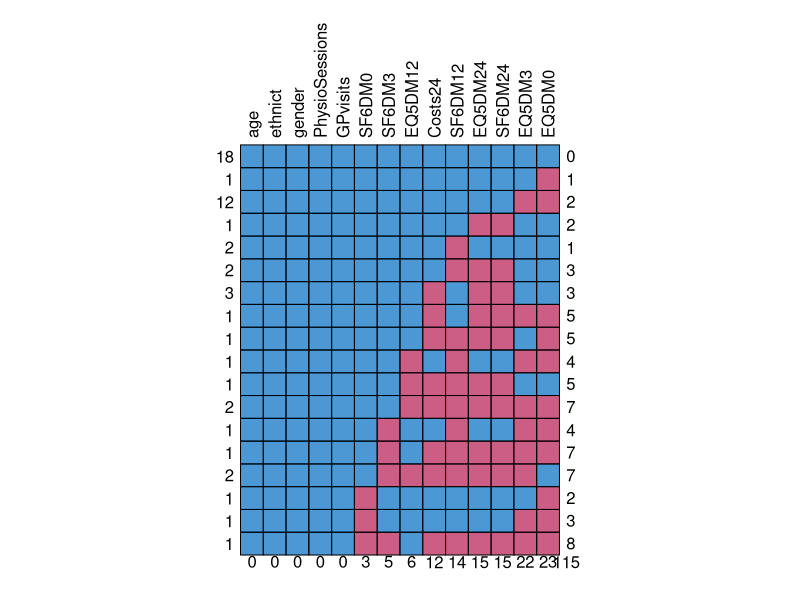
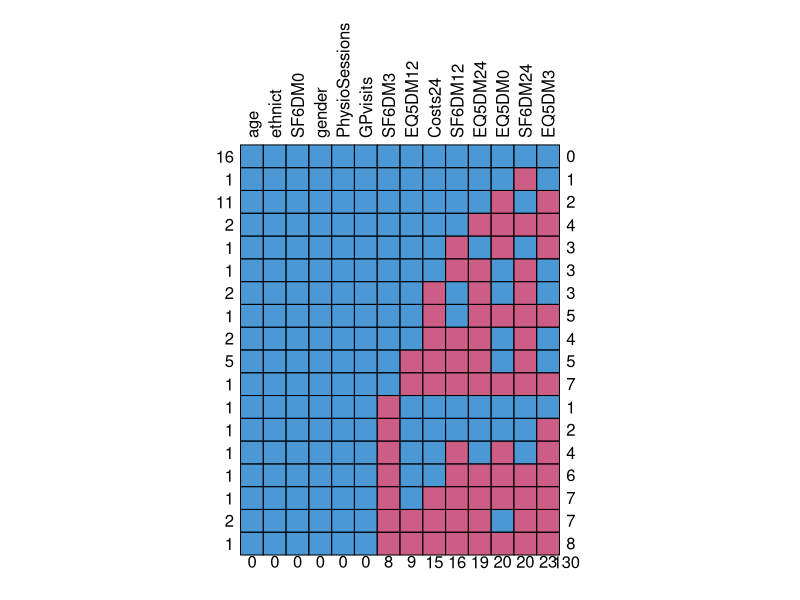
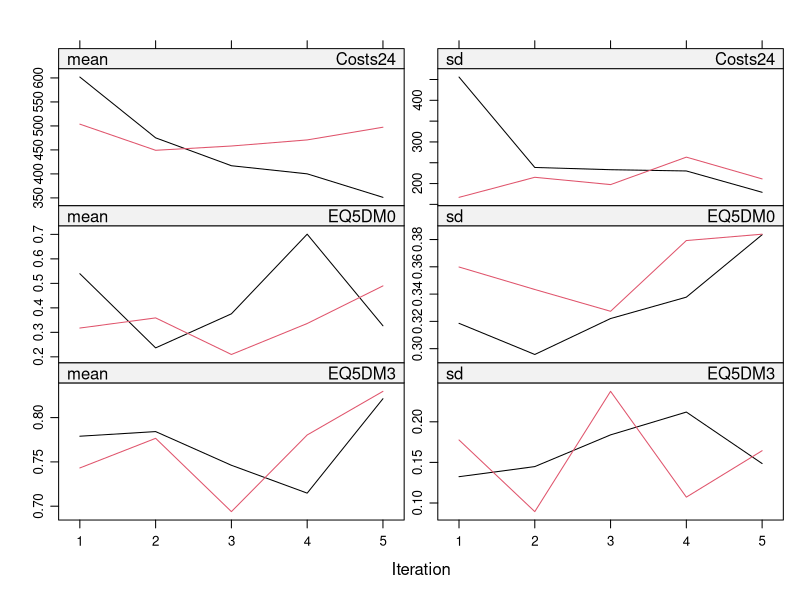
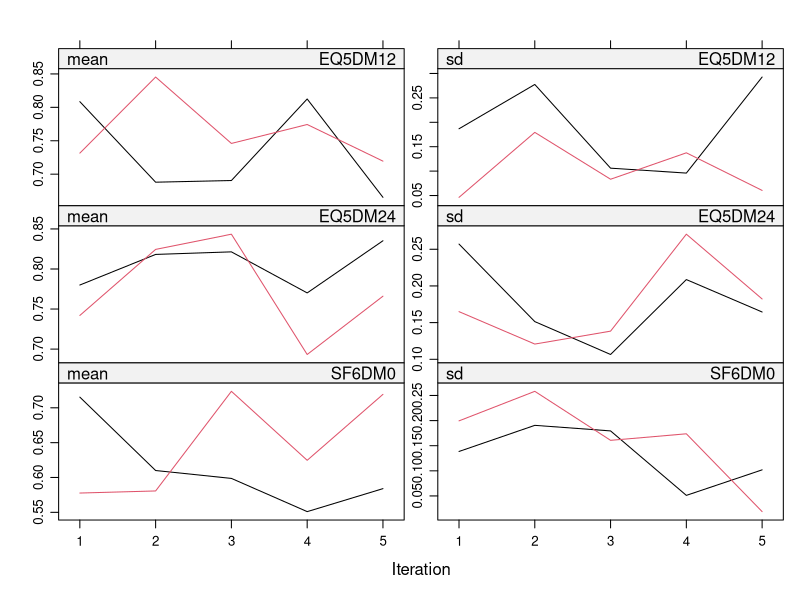
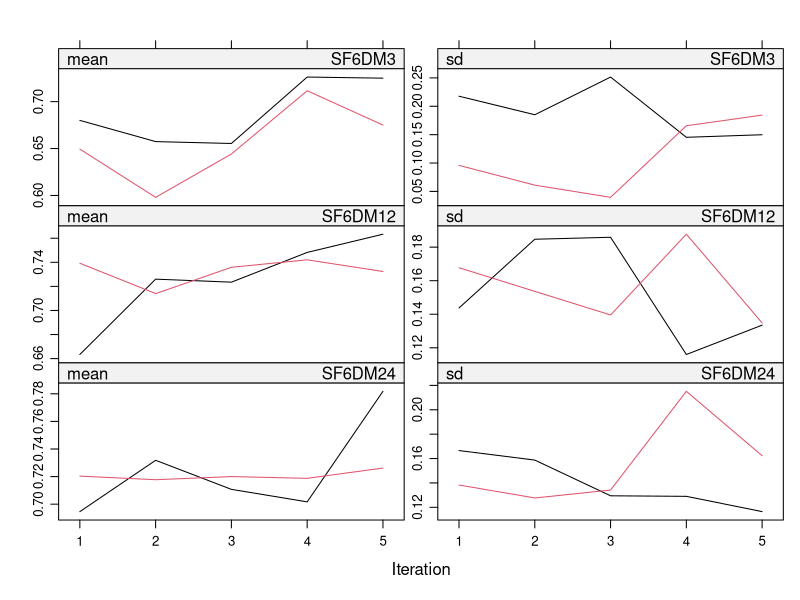
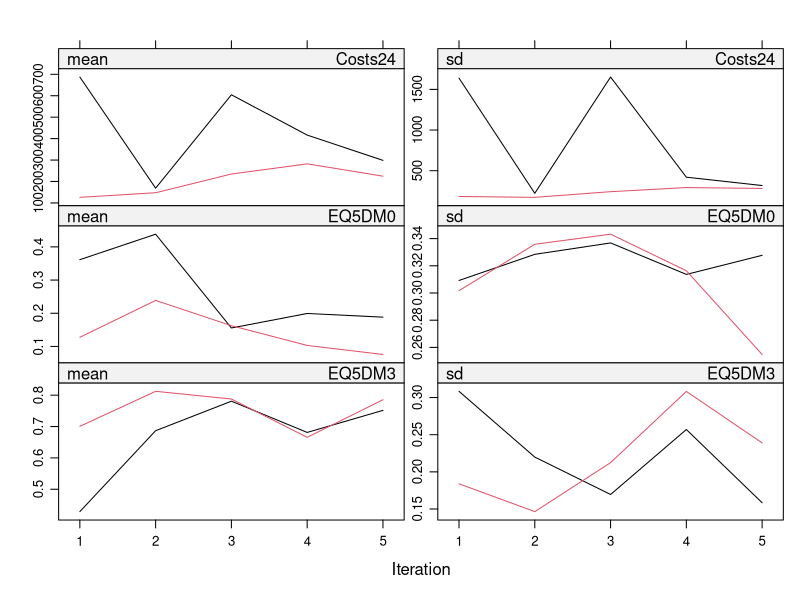
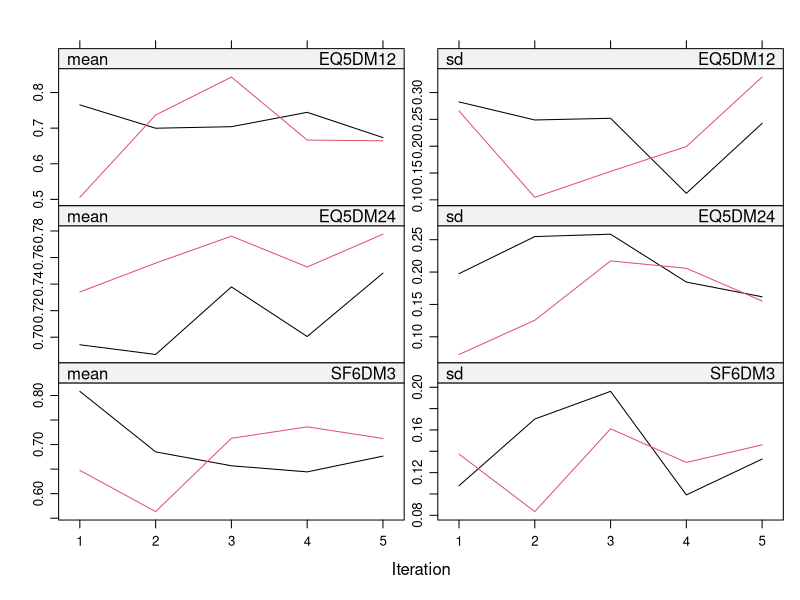
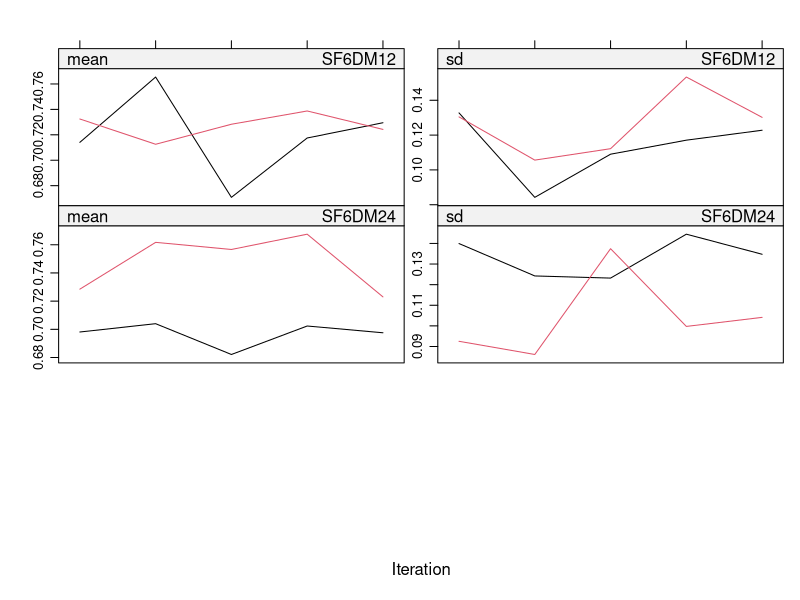

Source code (R) for these figures, in order:
# Multiple imputation in R using the mice library

# Install packages:----
# Only need to do this once on your machine
# install.packages("tidyverse")
# install.packages("mice")

# Load packages:----
# load package (needs to be done for every new R session)
library(tidyverse)

# Read and view the data:----
data_ <- read_csv("data/rct_data.csv")
View(data_) # open up data viewer to check dataset looks reasonable

# Split the data based on treatment group and PROM:----
## Treatment-split data:----
data_t1 <- data_ %>%
  dplyr::as_tibble() %>%
  dplyr::filter(treatment == 1)
data_t2 <- data_ %>%
  dplyr::as_tibble() %>%
  dplyr::filter(treatment == 2)
## EQ5D data:----
EQ5D_df <- data_ %>%
  dplyr::as_tibble() %>%
  dplyr::select(-dplyr::contains("SF6D"))
EQ5D_df_t1 <- data_t1 %>%
  dplyr::as_tibble() %>%
  dplyr::select(-dplyr::contains("SF6D"))
EQ5D_df_t2 <- data_t2 %>%
  dplyr::as_tibble() %>%
  dplyr::select(-dplyr::contains("SF6D"))
## SF6D data:----
SF6D_df <- data_ %>%
  dplyr::as_tibble() %>%
  dplyr::select(-dplyr::contains("EQ5D"))
SF6D_df_t1 <- data_t1 %>%
  dplyr::as_tibble() %>%
  dplyr::select(-dplyr::contains("EQ5D"))
SF6D_df_t2 <- data_t2 %>%
  dplyr::as_tibble() %>%
  dplyr::select(-dplyr::contains("EQ5D"))

# Investigate missingness pattern:----
# it is great to add these plots to the assignment report:----
## Treatment 1 plot:----
mice::md.pattern(
  x = data_t1 %>%
    dplyr::select(-studyid, -treatment),
  rotate.names = TRUE
)
## Treatment 2 plot:----
mice::md.pattern(
  x = data_t2 %>%
    dplyr::select(-studyid, -treatment),
  rotate.names = TRUE
)

# MICE:----
## Set the number of imputations:----
imp_number_ <- 2
## Set the seed number:----
seed_no_ <- 1234
## Impute missing data using multiple imputation with chain equation:----
### Treatment 1 dataset:----
#### Run MICE:----
imp_data_ls_t1 <- mice::mice(
  data = data_t1 %>%
    dplyr::select(-treatment, -ethnict), # these variables are constants (do not change)
  m = imp_number_,
  seed = seed_no_,
  printFlag = FALSE
)
plot(imp_data_ls_t1)
#### Complete the missing values and arrange the resulting data sets in wide format:----
imp_data_t1 <- mice::complete(
  data = imp_data_ls_t1,
  action = "broad", # mice will put the imputed data sets next to each other
  include = FALSE
)
#### Extract columns with missing values
imp_cols_data_t1 <- data_t1 %>% # look back into the first subset
  dplyr::select(
    tidyselect::vars_select_helpers$where(
      fn = function(x) any(is.na(x))
    )
  ) %>% # select every variable with NA
  colnames() %>% # get the column (variable) names
  purrr::map_dfc( # loop through the column names
    .x = .,
    .f = function(.col_name_) { # for each column
      imp_data_t1 %>% # look into the imputed data set
        dplyr::select(
          dplyr::contains(.col_name_), # keep columns with that name
          dplyr::contains("studyid")
        ) %>% # keep patient id to avoid matching issues
        dplyr::rowwise() %>% # let dplyr know we want the next operations per row
        dplyr::mutate(
          studyid = mean( # all studyid columns have the same values, mean will
            dplyr::c_across( # only keep one column will the exact study ids.
              dplyr::contains("studyid")
            )
          ),
          {{ .col_name_ }} := mean( # {{.col_name :=}} allows R to create column names
            dplyr::c_across( # c.across() collects values from the named columns
              dplyr::contains(.col_name_)
            )
          )
        ) %>%
        {
          if (.col_name_ == data_t1 %>% # look back into the first subset
            dplyr::select(
              tidyselect::vars_select_helpers$where(
                fn = function(.x_) any(is.na(.x_))
              )
            ) %>% # select every variable with NA
            colnames() %>%
            .[1]) { # If .col_name_ was the first column with NA in the data set
            dplyr::select( # Keep both studyid and that column
              .data = ., # In if statements preceeded with %>%, we must pass "." to function
              studyid, {{ .col_name_ }}
            )
          } else { # otherwise
            dplyr::select( # Only keep that column as studyid was selected first column
              .data = .,
              {{ .col_name_ }}
            )
          }
        } %>%
        dplyr::ungroup() # disable row-wise
    }
  )
#### Finally, put imputed data together with complete data:----
completed_data_t1 <- data_t1 %>%
  dplyr::select( # select columns with complete data
    tidyselect::vars_select_helpers$where(fn = function(.x_) !any(is.na(.x_)))
  ) %>%
  dplyr::left_join( # join completed columns with the ones with complete data
    x = .,
    y = imp_cols_data_t1,
    by = "studyid"
  ) %>%
  dplyr::select(
    colnames(data_t1)
  ) # get the same order of column as the original data set
View(completed_data_t1) # open up data viewer to check dataset looks reasonable
#### Split completed data set by utility:----
completed_SF6D_df_t1 <- completed_data_t1 %>%
  dplyr::as_tibble() %>%
  dplyr::select(-dplyr::contains("EQ5D"))
completed_EQ5D_df_t1 <- completed_data_t1 %>%
  dplyr::as_tibble() %>%
  dplyr::select(-dplyr::contains("SF6D"))

### Treatment 2 dataset:----
#### Run MICE:----
imp_data_ls_t2 <- mice::mice(
  data = data_t2 %>%
    dplyr::select(-treatment, -ethnict), # these variables are constants (do not change)
  m = imp_number_,
  seed = seed_no_,
  printFlag = FALSE
)
plot(imp_data_ls_t2)
#### Complete the missing values and arrange the resulting data sets in wide format:----
imp_data_t2 <- mice::complete(
  data = imp_data_ls_t2,
  action = "broad", # mice will put the imputed data sets next to each other
  include = FALSE
)
#### Extract columns with missing values
imp_cols_data_t2 <- data_t2 %>% # look back into the first subset
  dplyr::select(
    tidyselect::vars_select_helpers$where(
      fn = function(x) any(is.na(x))
    )
  ) %>% # select every variable with NA
  colnames() %>% # get the column (variable) names
  purrr::map_dfc( # loop through the column names
    .x = .,
    .f = function(.col_name_) { # for each column
      imp_data_t2 %>% # look into the imputed data set
        dplyr::select(
          dplyr::contains(.col_name_), # keep columns with that name
          dplyr::contains("studyid")
        ) %>% # keep patient id to avoid matching issues
        dplyr::rowwise() %>% # let dplyr know we want the next operations per row
        dplyr::mutate(
          studyid = mean( # all studyid columns have the same values, mean will
            dplyr::c_across( # only keep one column will the exact study ids.
              dplyr::contains("studyid")
            )
          ),
          {{ .col_name_ }} := mean( # {{.col_name :=}} allows R to create column names
            dplyr::c_across( # c.across() collects values from the named columns
              dplyr::contains(.col_name_)
            )
          )
        ) %>%
        {
          if (.col_name_ == data_t2 %>% # look back into the first subset
            dplyr::select(
              tidyselect::vars_select_helpers$where(
                fn = function(.x_) any(is.na(.x_))
              )
            ) %>% # select every variable with NA
            colnames() %>%
            .[1]) { # If .col_name_ was the first column with NA in the data set
            dplyr::select( # Keep both studyid and that column
              .data = ., # In if statements preceeded with %>%, we must pass "." to function
              studyid, {{ .col_name_ }}
            )
          } else { # otherwise
            dplyr::select( # Only keep that column as studyid was selected first column
              .data = .,
              {{ .col_name_ }}
            )
          }
        } %>%
        dplyr::ungroup() # disable row-wise
    }
  )
#### Finally, put imputed data together with complete data:----
completed_data_t2 <- data_t2 %>%
  dplyr::select( # select columns with complete data
    tidyselect::vars_select_helpers$where(fn = function(.x_) !any(is.na(.x_)))
  ) %>%
  dplyr::left_join( # join completed columns with the ones with complete data
    x = .,
    y = imp_cols_data_t2,
    by = "studyid"
  ) %>%
  dplyr::select(
    colnames(data_t2)
  ) # get the same order of column as the original data set
View(completed_data_t2) # open up data viewer to check dataset looks reasonable
#### Split completed data set by utility:----
completed_SF6D_df_t2 <- completed_data_t2 %>%
  dplyr::as_tibble() %>%
  dplyr::select(-dplyr::contains("EQ5D"))
completed_EQ5D_df_t2 <- completed_data_t2 %>%
  dplyr::as_tibble() %>%
  dplyr::select(-dplyr::contains("SF6D"))

# #Average imputed data set for bootstrapping
# impute_mean <- rep(0, length(complete(impute.extra, 1)))
# for(i in 1:80){impute_mean <- impute_mean + complete(impute.extra, i)}
# impute_mean <- impute_mean/80
#
# #Bootstrap CI
# library(boot) # load the boot library
#
# # define function to be used for bootstrapping (taking the mean of TxSurv and NonTxSurv)
# boot_function1 <- function(dat, d) {
#   E <- dat[d,] # allows boot to select sample
#   return(c(mean(E$QALY)))
# }
#
# Bootstrap_impute <- boot(impute_mean, boot_function1, R=5000)
# Bootstrap_impute
#
#
# #Bootstrap CI
# boot.ci(Bootstrap_impute, type=c("norm", "perc", "bca"), index=1) #
